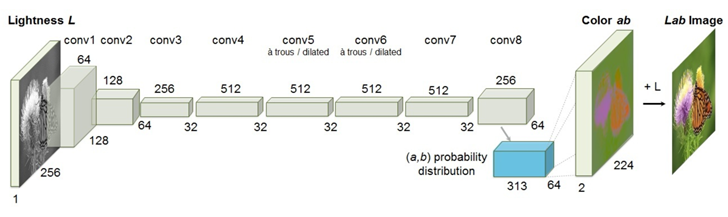
#> input picture images/img1.png, 728 x 217 px
$ python 3_graying_images.py ../images
#> lines starting #> are read from the running program, lines starting #| are printed output that depends on the picture
import os
import sys
import cv2

src_folder_path=sys.argv[1]
folder_name=src_folder_path.split(os.path.sep)[-1]
dst_folder_path=src_folder_path.replace(folder_name,'{}_gray'.format(folder_name))
os.makedirs(dst_folder_path,exist_ok=True)
img_names=os.listdir(src_folder_path)
for i,img_name in enumerate(img_names):
    src_img_path=os.path.join(src_folder_path,img_name)
    dst_img_path=os.path.join(dst_folder_path,img_name)

    src_img=cv2.imread(src_img_path)
#> src_img is the input picture: shape (217, 728, 3); mean B, G, R 229.9, 234.4, 232.5
    dst_img=cv2.cvtColor(src_img,cv2.COLOR_BGR2GRAY)
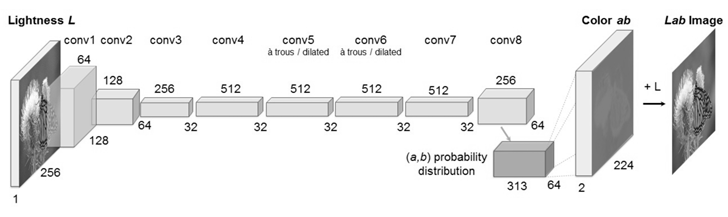
#> dst_img: shape (217, 728); min 0, max 255, mean 233.4
    cv2.imwrite(dst_img_path,dst_img)

    if i%1000==0:
        print("finished {}/{}".format(i,len(img_names)))
